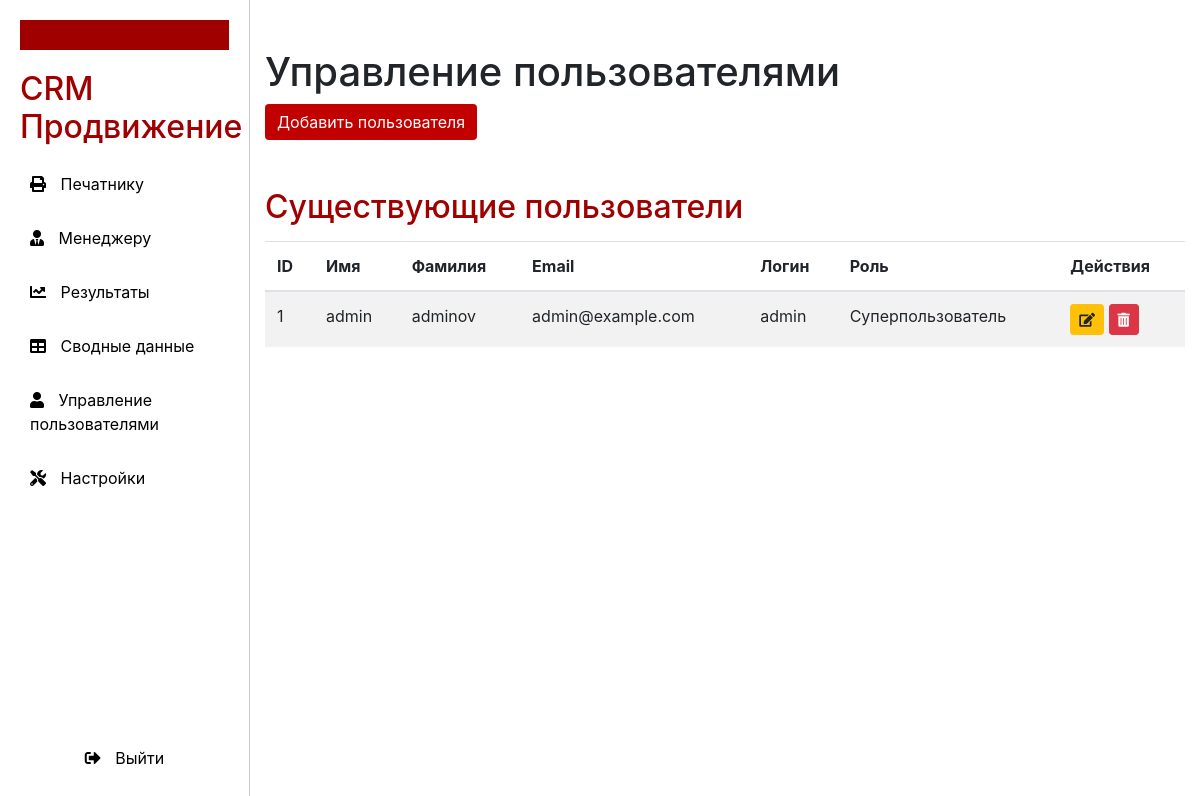
The page /admin/ (signed in) on the database as committed earlier.
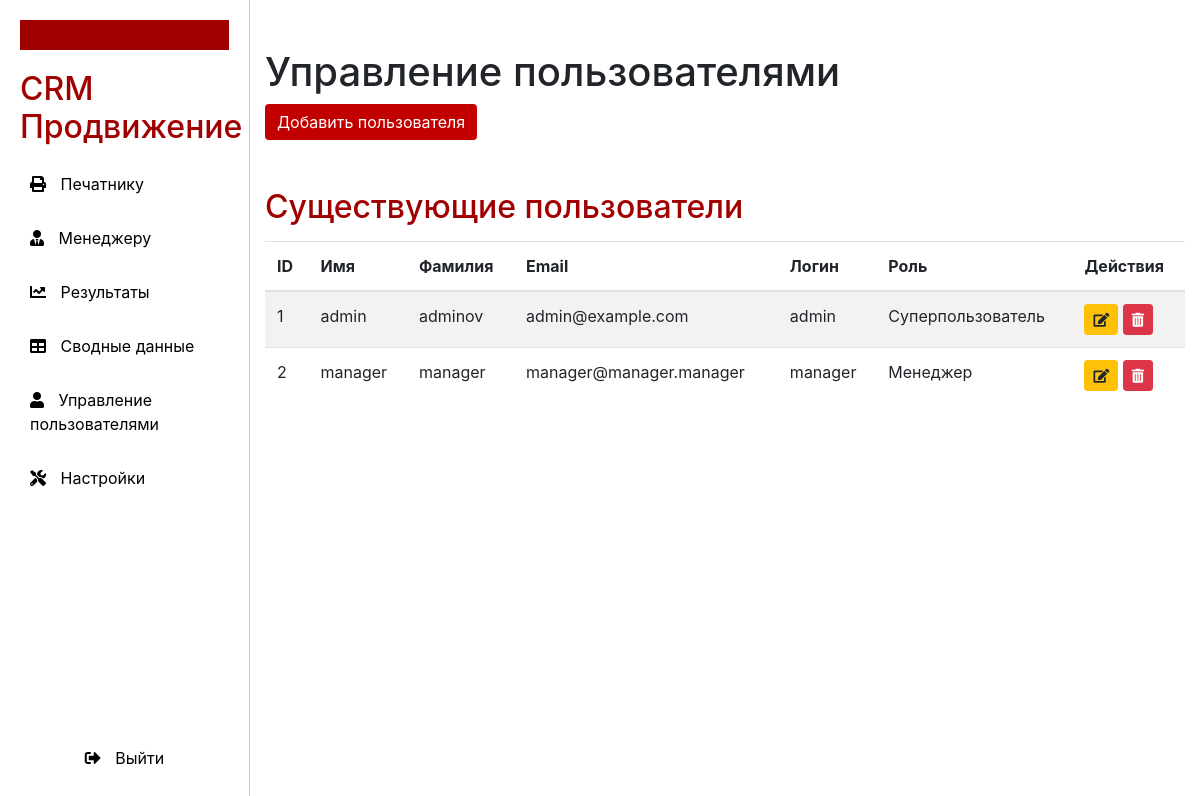
The same page on the database as committed later.
### models.py (models this page shows)
class User(Base):
    __tablename__ = "users"
    id = Column(Integer, primary_key=True, index=True)
    name = Column(String, index=True)
    surname = Column(String, index=True)
    email = Column(String, unique=True, index=True)
    password = Column(String)
    login = Column(String, unique=True, index=True)
    role = Column(Enum(Role), index=True)

### admin.py (the view)
@router.get("/", response_class=HTMLResponse)
async def admin_page(request: Request, db: Session = Depends(get_db), current_user: User = Depends(get_current_user)):
    check_admin_access(current_user)  # Проверяем доступ
    users = db.query(User).all()
    return templates.TemplateResponse("admin.html", {
        "request": request,
        "users": users,
        "role": current_user.role.value  # Передаем роль пользователя
    })

### templates/admin.html (shortened to what this page needs)
{% extends "layout.html" %}
{% block admin %}
<div class="container">
    <h1 class="mt-5">Управление пользователями</h1>
<button type="button" class="btn custom-btn" data-toggle="modal" data-target="#addUserModal">
    Добавить пользователя
</button>
    <h2 class="mt-5">Существующие пользователи</h2>
    <table class="table table-striped">
        <thead>
            <tr>
                <th>ID</th>
                <th>Имя</th>
                <th>Фамилия</th>
                <th>Email</th>
                <th>Логин</th>
                <th>Роль</th>
                <th>Действия</th>
            </tr>
        </thead>
        <tbody>
            {% for user in users %}
            <tr>
                <td>{{ user.id }}</td>
                <td>{{ user.name }}</td>
                <td>{{ user.surname }}</td>
                <td>{{ user.email }}</td>
                <td>{{ user.login }}</td>
                <td>
                    {% if user.role == 'Суперпользователь' %}
                        Суперпользователь
                    {% elif user.role == 'Администратор' %}
                        Администратор
                    {% elif user.role == 'Менеджер' %}
                        Менеджер
                    {% elif user.role == 'Печатник' %}
                        Печатник
                    {% elif user.role == 'Гость' %}
                        Гость
                    {% else %}
                        Неизвестная роль
                    {% endif %}
                </td>
                <td>
                    <button class="btn btn-warning btn-sm" data-toggle="modal" data-target="#editModal{{ user.id }}"><i class="fas fa-edit"></i></button>
                    <form method="post" action="/admin/delete/{{ user.id }}" class="d-inline">
                        <button type="submit" class="btn btn-danger btn-sm">  <i class="fas fa-trash-alt"></i></button>
                    </form>
                </td>
            </tr>
            {% endfor %}
        </tbody>
    </table>
</div>
{% endblock %}

Rows that differ between the two databases and show on the page:
added User: id "2", name "manager", surname "manager", email "manager@manager.manager", login "manager", role "Менеджер"
